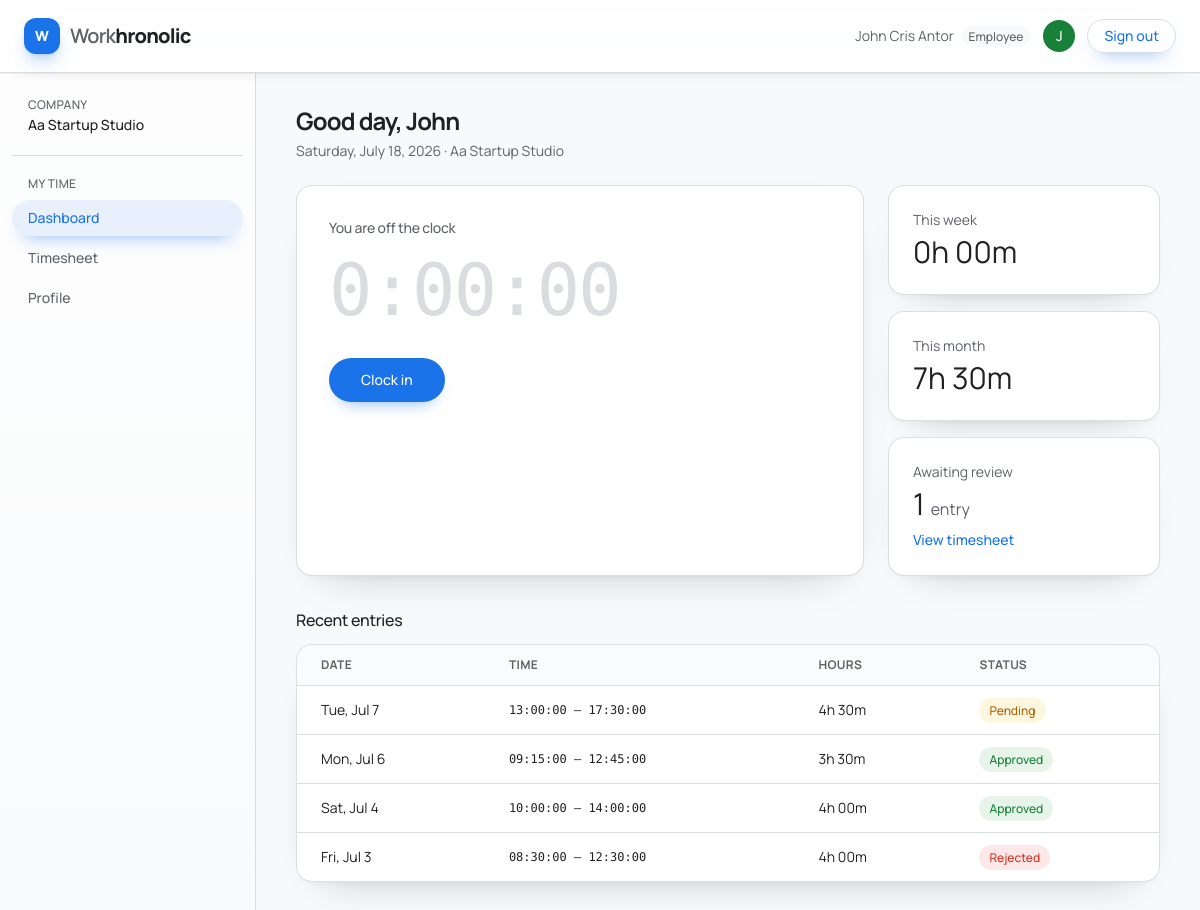
Page /dashboard.php (signed in) on the committed database.
### tables this page shows
CREATE TABLE time_entries (
  id INT UNSIGNED AUTO_INCREMENT PRIMARY KEY,
  company_id INT UNSIGNED NOT NULL,
  user_id INT UNSIGNED NOT NULL,
  work_date DATE NOT NULL,
  start_time TIME NOT NULL,
  end_time TIME NULL,
  break_seconds INT UNSIGNED NOT NULL DEFAULT 0,
  hours DECIMAL(6,2) NULL,
  status ENUM('active', 'pending', 'approved', 'rejected') NOT NULL DEFAULT 'pending',
  note TEXT NULL,
  review_comment TEXT NULL,
  reviewed_by INT UNSIGNED NULL,
  reviewed_at DATETIME NULL,
  created_at TIMESTAMP NOT NULL DEFAULT CURRENT_TIMESTAMP,
  updated_at TIMESTAMP NOT NULL DEFAULT CURRENT_TIMESTAMP ON UPDATE CURRENT_TIMESTAMP,
  CONSTRAINT fk_entries_company
    FOREIGN KEY (company_id) REFERENCES companies(id)
    ON DELETE CASCADE,
  CONSTRAINT fk_entries_user
    FOREIGN KEY (user_id) REFERENCES users(id)
    ON DELETE CASCADE,
  CONSTRAINT fk_entries_reviewer
    FOREIGN KEY (reviewed_by) REFERENCES users(id)
    ON DELETE SET NULL,
  INDEX idx_entries_user_date (user_id, work_date),
  INDEX idx_entries_company_status (company_id, status),
  INDEX idx_entries_company_date (company_id, work_date)
);

### includes/auth.php (called while the page is built, shortened)
<?php
function current_user(): ?array
{
    return $_SESSION['user'] ?? null;
}

### includes/functions.php (called while the page is built, shortened)
<?php
function db(): mysqli
{
    global $db;
    return $db;
}
function db_bind(mysqli_stmt $stmt, string $types, array $params): void
{
    $refs = [$types];
    foreach ($params as $key => $value) {
        $refs[] = &$params[$key];
    }
    call_user_func_array([$stmt, 'bind_param'], $refs);
}
function db_execute(string $sql, string $types = '', array $params = []): mysqli_stmt
{
    $stmt = db()->prepare($sql);
    db_bind($stmt, $types, $params);
    $stmt->execute();
    return $stmt;
}
function db_one(string $sql, string $types = '', array $params = []): ?array
{
    $result = db_execute($sql, $types, $params)->get_result();
    $row = $result->fetch_assoc();
    return $row ?: null;
}
function db_all(string $sql, string $types = '', array $params = []): array
{
    $result = db_execute($sql, $types, $params)->get_result();
    return $result->fetch_all(MYSQLI_ASSOC);
}
function find_open_entry(int $user_id): ?array
{
    return db_one(
        "SELECT * FROM time_entries
         WHERE user_id = ? AND status = 'active' AND end_time IS NULL
         ORDER BY id DESC LIMIT 1",
        'i',
        [$user_id]
    );
}
function fetch_user_entries(int $user_id, int $limit = 0): array
{
    $sql = 'SELECT te.id, te.work_date AS date, te.start_time AS start, te.end_time AS end,
                   te.hours, te.status, te.note, te.review_comment, te.reviewed_at,
                   reviewer.name AS reviewer_name
            FROM time_entries te
            LEFT JOIN users reviewer ON reviewer.id = te.reviewed_by
            WHERE te.user_id = ?
            ORDER BY te.work_date DESC, te.start_time DESC, te.id DESC';
    if ($limit > 0) {
        $sql .= ' LIMIT ' . (int) $limit;
    }
    return db_all($sql, 'i', [$user_id]);
}
function user_hours_between(int $user_id, string $start_date, string $end_date): float
{
    $row = db_one(
        "SELECT COALESCE(SUM(hours), 0) AS total
         FROM time_entries
         WHERE user_id = ? AND status = 'approved'
           AND work_date BETWEEN ? AND ?",
        'iss',
        [$user_id, $start_date, $end_date]
    );
    return (float) ($row['total'] ?? 0);
}
function pending_entry_count(int $user_id): int
{
    $row = db_one(
        "SELECT COUNT(*) AS total FROM time_entries WHERE user_id = ? AND status = 'pending'",
        'i',
        [$user_id]
    );
    return (int) ($row['total'] ?? 0);
}
function e(?string $value): string
{
    return htmlspecialchars($value ?? '', ENT_QUOTES | ENT_SUBSTITUTE, 'UTF-8');
}
function format_hours(float $hours): string
{
    $h = floor($hours);
    $m = round(($hours - $h) * 60);
    return $h . 'h ' . str_pad((string) $m, 2, '0', STR_PAD_LEFT) . 'm';
}

### dashboard.php (the view, shortened to what this page needs)
<?php
require_once __DIR__ . '/includes/auth.php';
$user    = current_user();
$active_entry = find_open_entry((int) $user['id']);
$break_rows = $active_entry ? fetch_entry_breaks((int) $active_entry['id']) : [];
$active_since = $active_entry ? strtotime($active_entry['work_date'] . ' ' . $active_entry['start_time']) : null;
$break_since = ($break_rows && end($break_rows)['break_end'] === null) ? strtotime(end($break_rows)['break_start']) : null;
$break_total = break_seconds(array_filter($break_rows, fn ($b) => $b['break_end'] !== null));
$week_start = date('Y-m-d', strtotime('monday this week'));
$week_end = date('Y-m-d', strtotime('sunday this week'));
$month_start = date('Y-m-01');
$month_end = date('Y-m-t');
$week_hours = user_hours_between((int) $user['id'], $week_start, $week_end);
$month_hours = user_hours_between((int) $user['id'], $month_start, $month_end);
$pending_count = pending_entry_count((int) $user['id']);
$recent_entries = fetch_user_entries((int) $user['id'], 4);
require __DIR__ . '/includes/header.php';
?>
<h1 class="text-2xl font-normal">Good day, <?= e(explode(' ', $user['name'])[0]) ?></h1>
<p class="mt-1 text-sm text-ggray"><?= e(date('l, F j, Y')) ?><?= !empty($user['company']) ? ' · ' . e($user['company']) : '' ?></p>
<div class="mt-6 grid gap-6 lg:grid-cols-3">
  <section class="lg:col-span-2 rounded-2xl border border-gline bg-white p-8" aria-labelledby="clock-heading">
    <?php if ($active_since): ?>
      <div class="flex items-center gap-2">
        <?php if ($break_since): ?>
          <span class="h-2.5 w-2.5 rounded-full bg-gyellow" aria-hidden="true"></span>
          <h2 id="clock-heading" class="text-sm font-medium text-gyellow">On break since <?= e(date('g:i A', $break_since)) ?> — timer paused</h2>
        <?php else: ?>
          <span class="h-2.5 w-2.5 animate-pulse rounded-full bg-ggreen" aria-hidden="true"></span>
          <h2 id="clock-heading" class="text-sm font-medium text-ggreen">Clocked in since <?= e(date('g:i A', $active_since)) ?></h2>
        <?php endif; ?>
      </div>
      <div class="mt-4 flex flex-wrap items-end gap-x-8 gap-y-3">
        <p id="live-timer" data-start="<?= (int) $active_since ?>"
           data-break-total="<?= (int) $break_total ?>"
           <?= $break_since ? 'data-break-start="' . (int) $break_since . '"' : '' ?>
           class="font-mono text-6xl font-medium tabular-nums tracking-tight sm:text-7xl <?= $break_since ? 'text-ggray' : '' ?>">0:00:00</p>
        <?php if ($break_rows): ?>
        <ul class="pb-1.5 font-mono text-xs tabular-nums text-ggray" aria-label="Breaks this shift">
          <?php foreach ($break_rows as $i => $b): ?>
            <?php if ($b['break_end'] !== null): $secs = strtotime($b['break_end']) - strtotime($b['break_start']); ?>
              <li>Break <?= $i + 1 ?>: <?= e(sprintf('%d:%02d:%02d', intdiv($secs, 3600), intdiv($secs % 3600, 60), $secs % 60)) ?></li>
            <?php else: ?>
              <li class="text-gyellow">Break <?= $i + 1 ?>: <span id="current-break">0:00:00</span> …</li>
            <?php endif; ?>
          <?php endforeach; ?>
        </ul>
        <?php endif; ?>
      </div>
      <p class="mt-2 text-sm text-ggray">
        Breaks total: <span id="break-timer" class="font-mono text-xs"><?= e(format_hours($break_total / 3600)) ?></span>
        — not counted toward your hours.
      </p>
      <?php if ($break_since): ?>
        <form method="post" action="dashboard.php" class="mt-8">
          <?= csrf_field() ?>
          <input type="hidden" name="action" value="break_end">
          <button type="submit"
                  class="rounded-full bg-gblue px-8 py-3 text-sm font-medium text-white hover:bg-gblue-dark focus:outline-none focus:ring-2 focus:ring-gblue/40 focus:ring-offset-2">
            End break
          </button>
        </form>
      <?php else: ?>
        <form method="post" action="dashboard.php" class="mt-8">
          <?= csrf_field() ?>
          <input type="hidden" name="action" value="break_start">
          <button type="submit"
                  class="rounded-full border border-gline px-6 py-2.5 text-sm font-medium text-gyellow hover:bg-gyellow-tint focus:outline-none focus:ring-2 focus:ring-gyellow/40 focus:ring-offset-2">
            Start break
          </button>
        </form>
        <form method="post" action="dashboard.php" class="mt-6 border-t border-gline pt-6">
          <?= csrf_field() ?>
          <input type="hidden" name="action" value="clock_out">
          <label class="mb-1.5 block text-sm font-medium" for="note">What did you accomplish?</label>
          <textarea id="note" name="note" rows="3" required minlength="30"
                    placeholder="Detail the tasks you completed and the milestones they map to (minimum 30 characters)…"
                    class="w-full rounded-lg border border-gline px-4 py-2.5 text-sm outline-none focus:border-gblue focus:ring-2 focus:ring-gblue/30"></textarea>
          <div class="mt-1 flex items-center justify-between">
            <p class="text-xs text-ggray"><span id="note-count">0</span>/30 characters minimum</p>
            <button type="submit"
                    class="rounded-full bg-gred px-6 py-2.5 text-sm font-medium text-white hover:opacity-90 focus:outline-none focus:ring-2 focus:ring-gred/40 focus:ring-offset-2">
              Clock out
            </button>
          </div>
        </form>
      <?php endif; ?>
    <?php else: ?>
      <h2 id="clock-heading" class="text-sm font-medium text-ggray">You are off the clock</h2>
      <p id="live-timer" class="mt-4 font-mono text-6xl font-medium tabular-nums tracking-tight text-gline sm:text-7xl">0:00:00</p>
      <form method="post" action="dashboard.php" class="mt-8">
        <button type="submit"
                class="rounded-full bg-gblue px-8 py-3 text-sm font-medium text-white hover:bg-gblue-dark focus:outline-none focus:ring-2 focus:ring-gblue/40 focus:ring-offset-2">
          Clock in
        </button>
      </form>
    <?php endif; ?>
  </section>
  <section class="flex flex-col gap-4" aria-label="Your hours summary">
    <div class="rounded-2xl border border-gline bg-white p-6">
      <p class="text-sm text-ggray">This week</p>
      <p class="mt-1 text-3xl font-normal"><?= e(format_hours($week_hours)) ?></p>
    </div>
    <div class="rounded-2xl border border-gline bg-white p-6">
      <p class="text-sm text-ggray">This month</p>
      <p class="mt-1 text-3xl font-normal"><?= e(format_hours($month_hours)) ?></p>
    </div>
    <div class="rounded-2xl border border-gline bg-white p-6">
      <p class="text-sm text-ggray">Awaiting review</p>
      <p class="mt-1 text-3xl font-normal"><?= (int) $pending_count ?> <span class="text-base text-ggray">entr<?= $pending_count === 1 ? 'y' : 'ies' ?></span></p>
      <a href="timesheet.php" class="mt-2 inline-block text-sm font-medium text-gblue hover:underline">View timesheet</a>
    </div>
  </section>
</div>
<section class="mt-8" aria-labelledby="recent-heading">
  <h2 id="recent-heading" class="mb-3 text-base font-medium">Recent entries</h2>
  <div class="overflow-x-auto rounded-2xl border border-gline bg-white">
    <table class="w-full min-w-[540px] text-left text-sm">
      <thead>
        <tr class="border-b border-gline text-xs font-medium uppercase tracking-wide text-ggray">
          <th class="px-6 py-3">Date</th>
          <th class="px-6 py-3">Time</th>
          <th class="px-6 py-3">Hours</th>
          <th class="px-6 py-3">Status</th>
        </tr>
      </thead>
      <tbody>
        <?php foreach ($recent_entries as $entry): ?>
        <tr class="border-b border-gline last:border-0 hover:bg-gbg">
          <td class="px-6 py-3.5 whitespace-nowrap"><?= e(date('D, M j', strtotime($entry['date']))) ?></td>
          <td class="px-6 py-3.5 font-mono text-xs"><?= e($entry['start']) ?> – <?= e($entry['end'] ?? 'now') ?></td>
          <td class="px-6 py-3.5"><?= $entry['hours'] !== null ? e(format_hours($entry['hours'])) : '—' ?></td>
          <td class="px-6 py-3.5"><?php
            $badges = [
              'approved' => 'bg-ggreen-tint text-ggreen',
              'pending'  => 'bg-gyellow-tint text-gyellow',
              'rejected' => 'bg-gred-tint text-gred',
              'active'   => 'bg-gblue-tint text-gblue',
            ];
          ?><span class="rounded-full px-2.5 py-1 text-xs font-medium <?= $badges[$entry['status']] ?? '' ?>"><?= e(ucfirst($entry['status'])) ?></span></td>
        </tr>
        <?php endforeach; ?>
      </tbody>
    </table>
  </div>
</section>
<?php require __DIR__ . '/includes/footer.php'; ?>

### includes/header.php (style rules this page uses)
html { -webkit-font-smoothing: antialiased; }
body { background-color: #f8f9fa; }
h1 { font-weight: 700 !important; letter-spacing: -.035em; }
h2 { letter-spacing: -.018em; }
main .rounded-2xl.border { border-color: rgba(218, 220, 224, .94); box-shadow: 0 18px 42px -30px rgba(15, 23, 42, .36), 0 5px 12px -10px rgba(15, 23, 42, .14); }
button, a { transition: color .18s ease, background-color .18s ease, border-color .18s ease, box-shadow .18s ease, transform .18s ease; }
button[class*="bg-gblue"] { box-shadow: 0 10px 18px -12px rgba(26, 115, 232, .7); }
table thead { background: rgba(248, 250, 252, .72); }
table tbody tr { transition: background-color .16s ease; }

### rows in the picture
time_entries: work_date "Tue, Jul 7", start_time "13:00:00", end_time "17:30:00", hours "4h 30m", status "Pending"
time_entries: work_date "Mon, Jul 6", start_time "09:15:00", end_time "12:45:00", hours "3h 30m", status "Approved"
time_entries: work_date "Sat, Jul 4", start_time "10:00:00", end_time "14:00:00", hours "4h 00m", status "Approved"
time_entries: work_date "Fri, Jul 3", start_time "08:30:00", end_time "12:30:00", hours "4h 00m", status "Rejected"

### other values in the picture
$user['name'] "John Cris Antor"
$user['role'] "Employee"
mb_strtoupper(mb_substr($user['name'], 0, 1)) "J"
$user['company'] "Aa Startup Studio"
$label "Dashboard"
$label "Timesheet"
$label "Profile"
explode(' ', $user['name'])[0] "John"
format_hours($week_hours) "0h 00m"
format_hours($month_hours) "7h 30m"
$pending_count "1"
